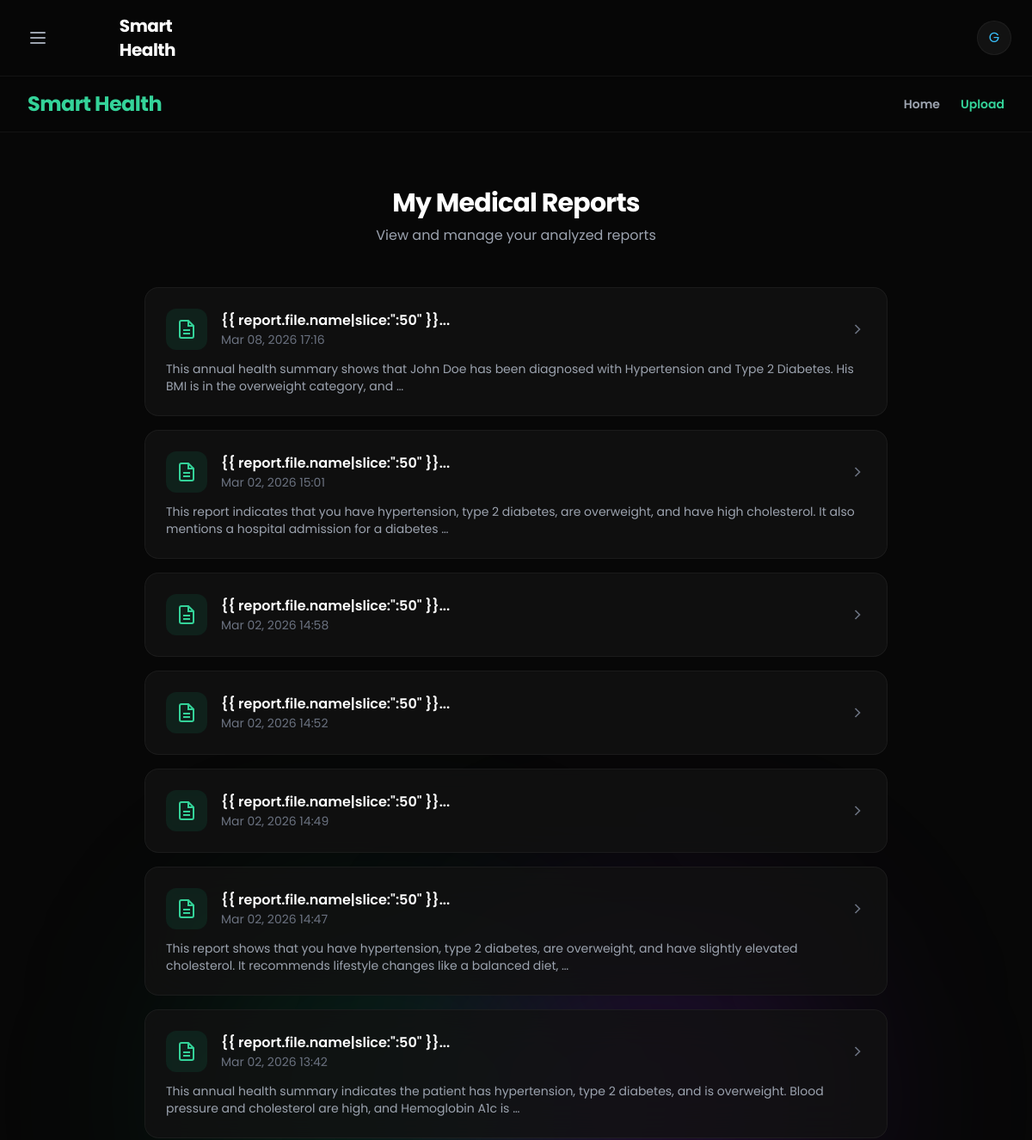
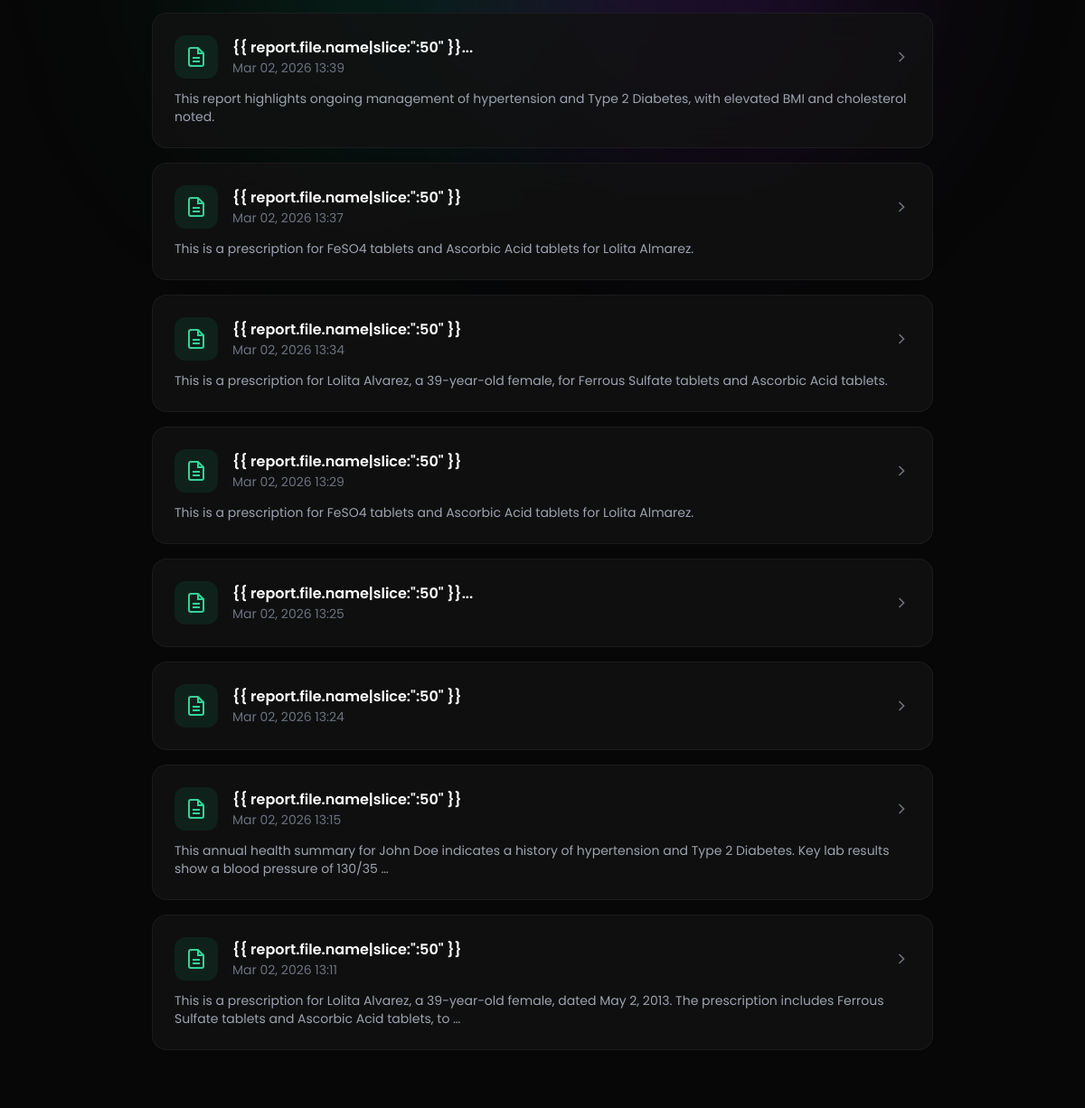
/reports/ (signed in), run on the app's committed database (2 pictures, top to bottom).
### healthapp/models.py (models this page shows, shortened)
class MedicalReport(models.Model):
    user = models.ForeignKey(User, on_delete=models.CASCADE)
    file = models.FileField(upload_to='medical_reports/%Y/%m/', max_length=255)
    uploaded_at = models.DateTimeField(auto_now_add=True)
    raw_text = models.TextField(blank=True, null=True)
    summary = models.TextField(blank=True, null=True)
    lifestyle_advice = models.TextField(blank=True, null=True)
    medicine_suggestions = models.TextField(blank=True, null=True)
    doctor_suggestions = models.TextField(blank=True, null=True)
    conditions_notes = models.TextField(blank=True, null=True)
    extracted_metrics = models.JSONField(default=list, blank=True)
    lifestyle_plan = models.JSONField(default=list, blank=True)
    workout_plan = models.JSONField(default=list, blank=True)
    diet_plan = models.JSONField(default=list, blank=True)

### healthapp/views.py (the view)
# urls.py: path('reports/', views.report_list, name='report_list'),
@login_required(login_url='login')
def report_list(request):
    reports = MedicalReport.objects.filter(user=request.user).order_by('-uploaded_at')
    return render(request, 'healthapp/report_list.html', {'reports': reports})

### healthapp/templates/healthapp/report_list.html (shortened to what this page needs)
{% extends 'healthapp/base.html' %}
{% block content %}
<div class="fixed inset-0 -z-10 h-full w-full bg-[#070707]">
    <div
        class="absolute top-1/2 left-[20%] -translate-y-1/2 w-[400px] h-[400px] bg-emerald-600/20 rounded-full blur-[120px]">
    </div>
    <div
        class="absolute top-1/2 right-[20%] -translate-y-1/2 w-[400px] h-[400px] bg-purple-600/20 rounded-full blur-[120px]">
    </div>
</div>
<nav class="sticky top-0 z-50 bg-[#070707]/80 backdrop-blur-md border-b border-white/5 px-4 md:px-8 py-4">
    <div class="max-w-7xl mx-auto flex justify-between items-center">
        <h1 class="text-xl md:text-2xl font-bold text-emerald-400 tracking-tight">Smart Health</h1>
        <div class="flex items-center gap-4 md:gap-6">
            <a href="{% url 'home' %}"
                class="text-xs md:text-sm font-semibold text-gray-400 hover:text-emerald-400 transition-colors">Home</a>
            <a href="{% url 'report_upload' %}"
                class="text-xs md:text-sm font-semibold text-emerald-400 hover:text-emerald-300 transition-colors">Upload</a>
        </div>
    </div>
</nav>
<div class="max-w-4xl mx-auto px-2 md:px-4 py-8 md:py-16">
    <div class="text-center mb-10 md:mb-12">
        <h2 class="text-2xl md:text-3xl font-bold text-white tracking-tight">My Medical Reports</h2>
        <p class="mt-2 text-sm md:text-base text-gray-400">View and manage your analyzed reports</p>
    </div>
    {% if reports %}
    <div class="space-y-4">
        {% for report in reports %}
        <a href="{% url 'report_detail' report.pk %}"
            class="block p-6 bg-[#121212]/80 backdrop-blur-xl rounded-2xl border border-white/5 hover:border-emerald-500/20 transition-all group">
            <div class="flex items-center justify-between">
                <div class="flex items-center gap-4">
                    <div class="p-3 bg-emerald-500/10 rounded-xl text-emerald-400">
                    </div>
                    <div>
                        <p class="font-semibold text-white group-hover:text-emerald-400 transition-colors">{{
                            report.file.name|slice:":50" }}{% if report.file.name|length > 50 %}...{% endif %}</p>
                        <p class="text-sm text-gray-500">{{ report.uploaded_at|date:"M d, Y H:i" }}</p>
                    </div>
                </div>
                <svg xmlns="http://www.w3.org/2000/svg" width="20" height="20" viewBox="0 0 24 24" fill="none"
                    stroke="currentColor" stroke-width="2"
                    class="text-gray-500 group-hover:text-emerald-400 transition-colors">
                    <polyline points="9 18 15 12 9 6" />
                </svg>
            </div>
            {% if report.summary %}
            <p class="mt-3 text-sm text-gray-400 line-clamp-2">{{ report.summary|truncatewords:25 }}</p>
            {% endif %}
        </a>
        {% endfor %}
    </div>
    {% endif %}
</div>
{% endblock %}

### healthapp/templates/healthapp/base.html (shortened to what this page needs)
{% load static %}
<!DOCTYPE html>
<html lang="en">
<head>
    <script src="https://cdn.tailwindcss.com"></script>
    <link rel="stylesheet" href="{% static 'healthapp/style.css' %}">
</head>
<body>
    <nav class="sticky top-0 z-30 bg-[#070707]/80 backdrop-blur-md border-b border-white/5 px-6 py-4">
        <div class="max-w-7xl mx-auto flex justify-between items-center">
            <div class="flex items-center gap-4">
                <button onclick="toggleSidebar()" class="p-2 text-gray-400 hover:text-white transition-colors">
                    <svg xmlns="http://www.w3.org/2000/svg" width="24" height="24" viewBox="0 0 24 24" fill="none" stroke="currentColor" stroke-width="2" stroke-linecap="round" stroke-linejoin="round"><line x1="4" x2="20" y1="12" y2="12"></line><line x1="4" x2="20" y1="6" y2="6"></line><line x1="4" x2="20" y1="18" y2="18"></line></svg>
                </button>
                <h1 class="text-xl font-bold text-white tracking-tight">Smart Health</h1>
            </div>
            <div class="flex items-center gap-4">
                <div class="w-10 h-10 bg-white/5 rounded-full flex items-center justify-center text-sky-400 border border-white/5">
                    {{ request.user.username|slice:":1"|upper }}
                </div>
            </div>
        </div>
    </nav>
    <div class="{% block container_class %}container mx-auto px-4 py-8{% endblock %}">
        {% block content %}{% endblock %}
    </div>
</body>
</html>

### healthapp/static/healthapp/style.css (style rules this page uses)
body { font-family: 'Poppins', sans-serif; background: #070707; color: #f0f0f0; margin: 0; padding: 0; min-height: 100vh; }
input, select, button { width: 90%; padding: 12px; margin: 10px 0; border-radius: 10px; border: none; outline: none; transition: 0.3s ease; font-size: 15px; }
button { background: linear-gradient(90deg, #00e6ac, #00b38f); color: #111; font-weight: bold; cursor: pointer; letter-spacing: 0.5px; transition: all 0.3s ease; }

### healthapp/templates/healthapp/base.html (style rules this page uses)
body { font-family: 'Poppins', sans-serif; -webkit-tap-highlight-color: transparent; -webkit-touch-callout: none; -webkit-user-select: none; user-select: none; padding: env(safe-area-inset-top) env(safe-area-inset-right) env(safe-area-inset-bottom) env(safe-area-inset-left); }

### data on the page
MedicalReport: uploaded_at "Mar 08, 2026 17:16", summary "This annual health summary shows that John Doe has been diagnosed with Hypertension and Type 2 Diabetes. His BMI is in the overweight category, and …"
MedicalReport: uploaded_at "Mar 02, 2026 15:01", summary "This report indicates that you have hypertension, type 2 diabetes, are overweight, and have high cholesterol. It also mentions a hospital admission for a diabetes …"
MedicalReport: uploaded_at "Mar 02, 2026 14:58"
MedicalReport: uploaded_at "Mar 02, 2026 14:52"
MedicalReport: uploaded_at "Mar 02, 2026 14:49"
MedicalReport: uploaded_at "Mar 02, 2026 14:47", summary "This report shows that you have hypertension, type 2 diabetes, are overweight, and have slightly elevated cholesterol. It recommends lifestyle changes like a balanced diet, …"
MedicalReport: uploaded_at "Mar 02, 2026 13:42", summary "This annual health summary indicates the patient has hypertension, type 2 diabetes, and is overweight. Blood pressure and cholesterol are high, and Hemoglobin A1c is …"
MedicalReport: uploaded_at "Mar 02, 2026 13:39", summary "This report highlights ongoing management of hypertension and Type 2 Diabetes, with elevated BMI and cholesterol noted."
MedicalReport: uploaded_at "Mar 02, 2026 13:37", summary "This is a prescription for FeSO4 tablets and Ascorbic Acid tablets for Lolita Almarez."
MedicalReport: uploaded_at "Mar 02, 2026 13:34", summary "This is a prescription for Lolita Alvarez, a 39-year-old female, for Ferrous Sulfate tablets and Ascorbic Acid tablets."
MedicalReport: uploaded_at "Mar 02, 2026 13:29", summary "This is a prescription for FeSO4 tablets and Ascorbic Acid tablets for Lolita Almarez."
MedicalReport: uploaded_at "Mar 02, 2026 13:25"
MedicalReport: uploaded_at "Mar 02, 2026 13:24"
MedicalReport: uploaded_at "Mar 02, 2026 13:15", summary "This annual health summary for John Doe indicates a history of hypertension and Type 2 Diabetes. Key lab results show a blood pressure of 130/35 …"
MedicalReport: uploaded_at "Mar 02, 2026 13:11", summary "This is a prescription for Lolita Alvarez, a 39-year-old female, dated May 2, 2013. The prescription includes Ferrous Sulfate tablets and Ascorbic Acid tablets, to …"

### other printed values
{{ request.user.username|slice:":1"|upper }} "G"
